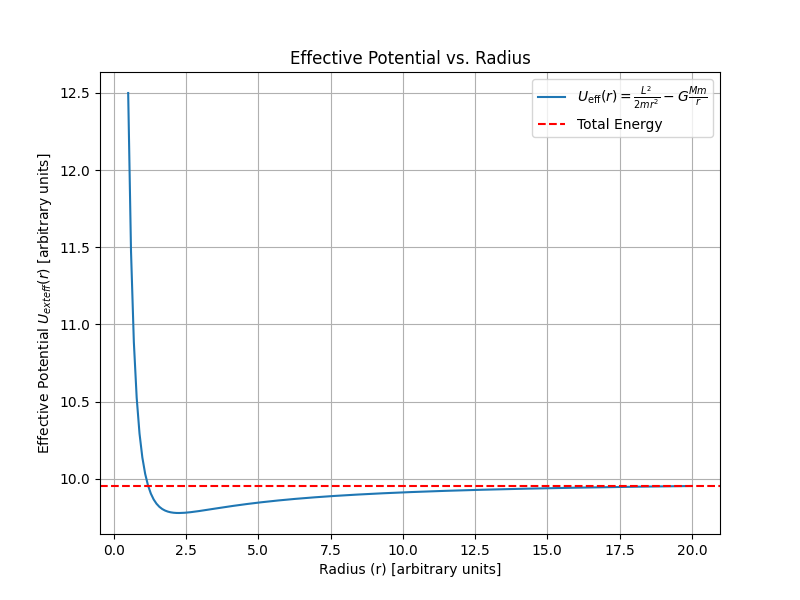

Python code for this plot:
import numpy as np
import matplotlib.pyplot as plt

# Arbitrary constants
# Mass of spacecraft (arbitrary units), cancels out in energy
L = 1.5       # Angular momentum (arbitrary units)
r_min = .5      # Minimum radius (arbitrary units)
r_max = 20.0     # Maximum radius (arbitrary units)

# Radial distances (avoid division by zero)
r = np.linspace(r_min, r_max, 200)

# Effective potential function (arbitrary units)
U_eff = L**2/(2*r**2)-1/r+10

# Plot the effective potential
plt.figure(figsize=(8, 6))
plt.plot(r, U_eff, label=r'$U_{\text{eff}}(r) = \frac{L^2}{2mr^2} - G\frac{Mm}{r}$')
plt.axhline(y=9.95, color='red', linestyle='--', label='Total Energy')
# Add labels and title
plt.xlabel('Radius (r) [arbitrary units]')
plt.ylabel('Effective Potential $U_{\text{eff}}(r)$ [arbitrary units]')
plt.title('Effective Potential vs. Radius')
plt.grid(True)
plt.legend()

# Show the plot
plt.show()
